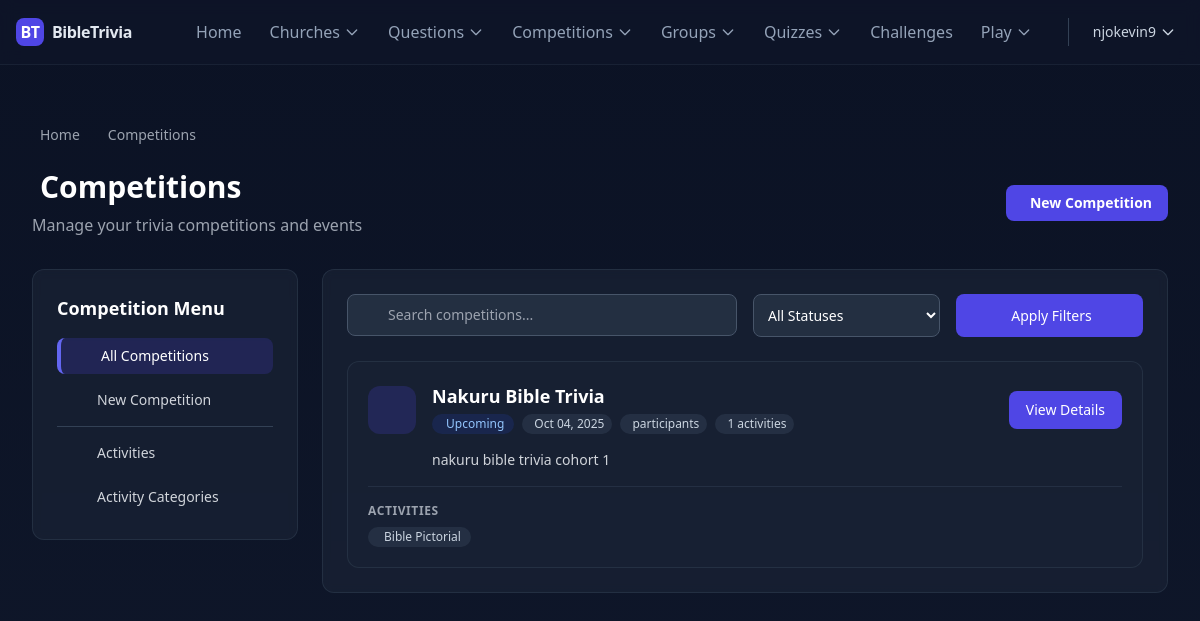
The app's page /competitions/ (signed in) with its own data.
### users/models.py (models this page shows, shortened)
class MyUser(AbstractUser):
    email = models.EmailField(_('email address'), max_length=50, unique=True)
    username = None
    ROLE_CHOICES = [
        ('Admin', 'Admin'),
        ('Supervisor', 'Supervisor'),
        ('Patron', 'Patron'),
        ('Member', 'Member'),
    ]
    role = models.CharField(
        _('Role'),
        max_length=20,
        choices=ROLE_CHOICES,
        default='Member',
        help_text=_('User role in the system')
    )
    USERNAME_FIELD = 'email'
    REQUIRED_FIELDS = []
    objects = MyUserManager()
    groups = models.ManyToManyField(
        'auth.Group',
        related_name='myuser_groups',  # Unique related_name
        blank=True,
        help_text=_('The groups this user belongs to. A user will get all permissions granted to each of their groups.')
    )
    user_permissions = models.ManyToManyField(
        'auth.Permission',
        related_name='myuser_permissions',  # Unique related_name
        blank=True,
        help_text=_('Specific permissions for this user.')
    )

### home/models.py (models this page shows, shortened)
class Competition(models.Model):
    name = models.CharField(max_length=100)
    slug = models.SlugField(max_length=100, unique=True)
    description = models.TextField(blank=True, null=True)
    metadata = models.JSONField(blank=True, null=True)
    activities = models.ManyToManyField(CompetitionActivity, related_name='competitions')
    start_date = models.DateField()
    end_date = models.DateField()
    created_at = models.DateTimeField(auto_now_add=True)
    updated_at = models.DateTimeField(auto_now=True)
    created_by = models.ForeignKey(settings.AUTH_USER_MODEL, on_delete=models.CASCADE, related_name='created_competitions')
    is_active = models.BooleanField(default=True)
    @property
    def status(self):
        from django.utils import timezone
        today = timezone.now().date()
        if self.start_date > today:
            return 'upcoming'
        elif self.start_date <= today <= self.end_date:
            return 'active'
        else:
            return 'past'
    def get_status_display(self):
        status_map = {
            'upcoming': 'Upcoming',
            'active': 'Active',
            'past': 'Past'
        }
        return status_map.get(self.status, 'Unknown')

class CompetitionActivity(models.Model):
    name = models.CharField(max_length=100)
    slug = models.SlugField(max_length=100, unique=True)
    description = models.TextField(blank=True, null=True)
    categories = models.ManyToManyField(
        ActivityCategory,
        related_name='activities',
        blank=True
    )
    metadata = models.JSONField(blank=True, null=True)
    created_at = models.DateTimeField(auto_now_add=True)
    updated_at = models.DateTimeField(auto_now=True)
    is_active = models.BooleanField(default=True)

### home/views.py (the view)
# urls.py: path('competitions/', CompetitionListView.as_view(), name='competition_list'),
class CompetitionListView(LoginRequiredMixin, ListView):
    model = Competition
    template_name = 'home/competition_list.html'
    context_object_name = 'competitions'
    paginate_by = 15
    def get_queryset(self):
        queryset = Competition.objects.all()
        status = self.request.GET.get('status', 'upcoming')
        search_query = self.request.GET.get('q')
        today = timezone.now().date()
        if status == 'active':
            queryset = queryset.filter(
                start_date__lte=today,
                end_date__gte=today
            )
        elif status == 'past':
            queryset = queryset.filter(end_date__lt=today)
        else:  # upcoming
            queryset = queryset.filter(start_date__gt=today)
        if search_query:
            queryset = queryset.filter(
                Q(name__icontains=search_query) |
                Q(description__icontains=search_query)
            )
        return queryset.order_by('start_date')
    def get_context_data(self, **kwargs):
        context = super().get_context_data(**kwargs)
        context['search_query'] = self.request.GET.get('q', '')
        context['status'] = self.request.GET.get('status', 'upcoming')
        context['activity_categories'] = ActivityCategory.objects.filter(is_active=True)
        return context

### home/templatetags/user_extras.py (called while the page is built)
@register.filter
def display_name(user):
    try:
        profile = getattr(user, 'profile', None)
        if profile:
            parts = [p for p in [profile.first_name, profile.last_name] if p]
            if parts:
                return " ".join(parts)
            if profile.surname:
                return profile.surname
    except Exception:
        pass
    email = getattr(user, 'email', '') or ''
    if '@' in email:
        return email.split('@', 1)[0]
    return email or 'User'

### home/templates/home/competition_list.html (shortened to what this page needs)
{% extends 'home/competition/base.html' %}
{% block breadcrumb %}
<li class="flex items-center">
    <span class="text-sm font-medium text-gray-400">Competitions</span>
</li>
{% endblock %}
{% block header_title %}Competitions{% endblock %}
{% block header_subtitle %}Manage your trivia competitions and events{% endblock %}
{% block header_actions %}
<a href="{% url 'competition_create' %}" class="inline-flex items-center px-4 py-2 bg-indigo-600 hover:bg-indigo-500 text-white rounded-lg text-sm font-semibold transition-colors">
     New Competition
</a>
{% endblock %}
{% block competition_content %}
<div class="bg-slate-800/50 backdrop-blur-sm rounded-xl p-6 border border-slate-700/50">
    <div class="mb-6">
        <form method="get" class="space-y-4">
            <div class="grid grid-cols-1 md:grid-cols-4 gap-4">
                <div class="md:col-span-2">
                    <div class="relative">
                        <div class="absolute inset-y-0 left-0 pl-3 flex items-center pointer-events-none">
                        </div>
                        <input type="text" name="q" value="{{ search_query|default:'' }}"
                               class="bg-slate-700/50 border border-slate-600 text-white text-sm rounded-lg focus:ring-2 focus:ring-indigo-500 focus:border-indigo-500 block w-full pl-10 p-2.5"
                               placeholder="Search competitions...">
                    </div>
                </div>
                <div>
                    <select name="status" class="bg-slate-700/50 border border-slate-600 text-white text-sm rounded-lg focus:ring-2 focus:ring-indigo-500 focus:border-indigo-500 block w-full p-2.5">
                        <option value="">All Statuses</option>
                    </select>
                </div>
                <div class="flex space-x-2">
                    <button type="submit" class="px-4 py-2.5 bg-indigo-600 hover:bg-indigo-500 text-white rounded-lg text-sm font-medium transition-colors w-full">
                         Apply Filters
                    </button>
                </div>
            </div>
        </form>
    </div>
    {% if object_list %}
    <div class="space-y-4">
        {% for competition in object_list %}
        <div class="bg-slate-800/30 hover:bg-slate-800/50 rounded-xl p-5 border border-slate-700/50 transition-all hover:shadow-lg">
            <div class="flex flex-col md:flex-row md:items-center md:justify-between">
                <div class="flex-1 min-w-0">
                    <div class="flex items-center">
                        <div class="flex-shrink-0 h-12 w-12 rounded-xl bg-indigo-600/20 text-indigo-300 flex items-center justify-center text-xl mr-4">
                        </div>
                        <div class="min-w-0 flex-1">
                            <h3 class="text-lg font-semibold text-white truncate">
                                <a href="{% url 'competition_detail' slug=competition.slug %}" class="hover:text-indigo-400 transition-colors">
                                    {{ competition.name }}
                                </a>
                            </h3>
                            <div class="flex flex-wrap items-center mt-1">
                                <span class="inline-flex items-center px-2.5 py-0.5 rounded-full text-xs font-medium mr-2 mb-1
                                    {% if competition.status == 'upcoming' %}bg-blue-900/30 text-blue-300
                                    {% elif competition.status == 'active' %}bg-green-900/30 text-green-300
                                    {% else %}bg-slate-700/50 text-slate-300{% endif %}">
                                    {{ competition.get_status_display }}
                                </span>
                                <span class="inline-flex items-center px-2 py-0.5 rounded-full text-xs font-medium bg-slate-700/50 text-slate-300 mr-2 mb-1">
                                    {{ competition.start_date|date:"M d, Y" }}
                                </span>
                                <span class="inline-flex items-center px-2 py-0.5 rounded-full text-xs font-medium bg-slate-700/50 text-slate-300 mr-2 mb-1">
                                    {{ competition.participants.count }} participants
                                </span>
                                {% if competition.activities.exists %}
                                <span class="inline-flex items-center px-2 py-0.5 rounded-full text-xs font-medium bg-slate-700/50 text-slate-300 mb-1">
                                    {{ competition.activities.count }} activities
                                </span>
                                {% endif %}
                            </div>
                        </div>
                    </div>
                </div>
                <div class="mt-4 md:mt-0 md:ml-4 flex-shrink-0">
                    <a href="{% url 'competition_detail' slug=competition.slug %}"
                       class="inline-flex items-center px-4 py-2 border border-transparent text-sm font-medium rounded-lg text-white bg-indigo-600 hover:bg-indigo-500 focus:outline-none focus:ring-2 focus:ring-offset-2 focus:ring-indigo-500">
                        View Details
                    </a>
                </div>
            </div>
            {% if competition.description %}
            <div class="mt-3 pl-16">
                <p class="text-sm text-gray-300 line-clamp-2">{{ competition.description }}</p>
            </div>
            {% endif %}
            {% if competition.activities.exists %}
            <div class="mt-4 pt-4 border-t border-slate-700/50">
                <h4 class="text-xs font-semibold text-gray-400 uppercase tracking-wider mb-2">Activities</h4>
                <div class="flex flex-wrap gap-2">
                    {% for activity in competition.activities.all|slice:":5" %}
                    <a href="{% url 'competitionactivity_detail' slug=activity.slug %}"
                       class="inline-flex items-center px-2.5 py-0.5 rounded-full text-xs font-medium bg-slate-700/50 text-slate-300 hover:bg-slate-600/50 transition-colors">
                        {{ activity.name }}
                    </a>
                    {% endfor %}
                </div>
            </div>
            {% endif %}
        </div>
        {% endfor %}
    </div>
    {% endif %}
</div>
{% endblock %}

### home/templates/base.html (shortened to what this page needs)
<!DOCTYPE html>
<html lang="en">
<head>
    <script src="https://cdn.tailwindcss.com"></script>
    {% load static %}
    {% load user_extras %}
</head>
<body class="min-h-screen text-slate-200 bg-gradient-to-b from-[#0b1224] to-slate-900">
    <header class="sticky top-0 z-50 backdrop-blur bg-slate-900/60 border-b border-slate-700/30">
        <div class="max-w-screen-2xl mx-auto px-4 flex items-center justify-between h-16">
            <a class="inline-flex items-center gap-2 font-bold tracking-tight" href="/">
                <span class="brand-badge bg-indigo-600 text-white">BT</span>
                <span>BibleTrivia</span>
            </a>
            <nav class="hidden sm:flex items-center gap-3">
                <a class="text-slate-400 hover:text-slate-100 px-2 py-1 rounded-md" href="/">Home</a>
                <div class="relative group">
                    <button class="text-slate-400 hover:text-slate-100 px-2 py-1 rounded-md flex items-center gap-1">
                        Churches <svg class="w-4 h-4" fill="none" stroke="currentColor" viewBox="0 0 24 24"><path stroke-linecap="round" stroke-linejoin="round" stroke-width="2" d="M19 9l-7 7-7-7"></path></svg>
                    </button>
                </div>
                <div class="relative group">
                    <button class="text-slate-400 hover:text-slate-100 px-2 py-1 rounded-md flex items-center gap-1">
                        Questions <svg class="w-4 h-4" fill="none" stroke="currentColor" viewBox="0 0 24 24"><path stroke-linecap="round" stroke-linejoin="round" stroke-width="2" d="M19 9l-7 7-7-7"></path></svg>
                    </button>
                </div>
                <div class="relative group">
                    <button class="text-slate-400 hover:text-slate-100 px-2 py-1 rounded-md flex items-center gap-1">
                        Competitions <svg class="w-4 h-4" fill="none" stroke="currentColor" viewBox="0 0 24 24"><path stroke-linecap="round" stroke-linejoin="round" stroke-width="2" d="M19 9l-7 7-7-7"></path></svg>
                    </button>
                </div>
                <div class="relative group">
                    <button class="text-slate-400 hover:text-slate-100 px-2 py-1 rounded-md flex items-center gap-1">
                        Groups <svg class="w-4 h-4" fill="none" stroke="currentColor" viewBox="0 0 24 24"><path stroke-linecap="round" stroke-linejoin="round" stroke-width="2" d="M19 9l-7 7-7-7"></path></svg>
                    </button>
                </div>
                <div class="relative group">
                    <button class="text-slate-400 hover:text-slate-100 px-2 py-1 rounded-md flex items-center gap-1">
                        Quizzes <svg class="w-4 h-4" fill="none" stroke="currentColor" viewBox="0 0 24 24"><path stroke-linecap="round" stroke-linejoin="round" stroke-width="2" d="M19 9l-7 7-7-7"></path></svg>
                    </button>
                </div>
                <a class="text-slate-400 hover:text-slate-100 px-2 py-1 rounded-md" href="{% url 'challenge_list' %}">Challenges</a>
                <div class="relative group">
                    <button class="text-slate-400 hover:text-slate-100 px-2 py-1 rounded-md flex items-center gap-1">
                        Play <svg class="w-4 h-4" fill="none" stroke="currentColor" viewBox="0 0 24 24"><path stroke-linecap="round" stroke-linejoin="round" stroke-width="2" d="M19 9l-7 7-7-7"></path></svg>
                    </button>
                </div>
                {% if user.is_authenticated %}
                    <div class="relative group ml-4 pl-4 border-l border-slate-700">
                        <button class="text-slate-300 text-sm flex items-center gap-1 px-2 py-1 rounded-md hover:bg-slate-800">
                            {{ user|display_name }} <svg class="w-4 h-4" fill="none" stroke="currentColor" viewBox="0 0 24 24"><path stroke-linecap="round" stroke-linejoin="round" stroke-width="2" d="M19 9l-7 7-7-7"></path></svg>
                        </button>
                    </div>
                {% endif %}
            </nav>
        </div>
    </header>
    <main class="max-w-screen-2xl mx-auto px-4 py-7">
        {% block content %}{% endblock %}
    </main>
</body>
</html>

### home/templates/base.html (style rules this page uses)
.brand-badge { width: 28px; height: 28px; display: inline-grid; place-items: center; border-radius: 8px; font-weight: 800; }

### records on screen
MyUser: id+email "njokevin9"
Competition: name "Nakuru Bible Trivia", status "Upcoming", start_date "Oct 04, 2025", activities.count "1", description "nakuru bible trivia cohort 1"
CompetitionActivity: name "Bible Pictorial"
